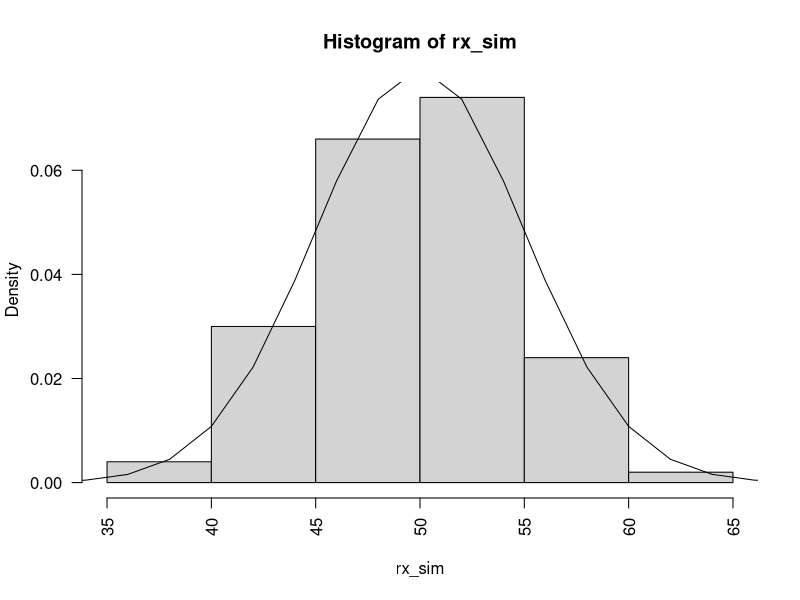
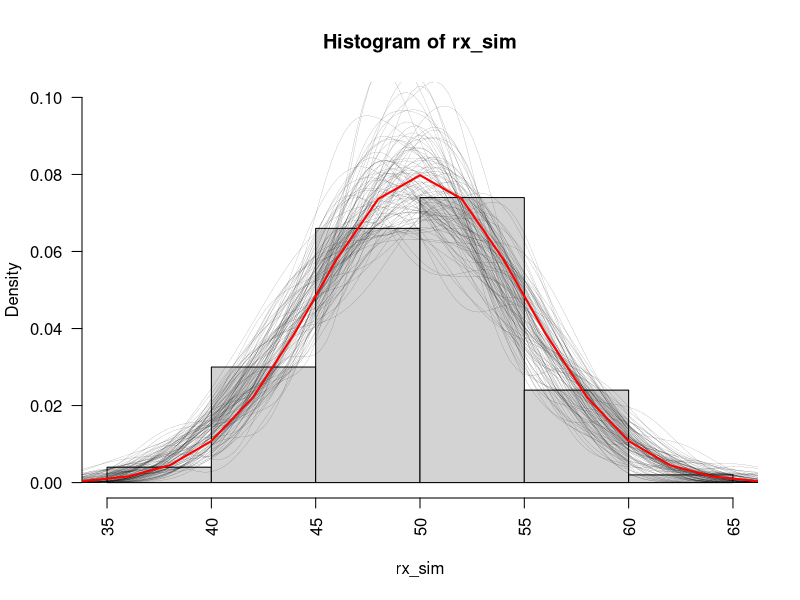

The R script that drew these images, in order:
## ---- chunk 1
#| label: fig-hist-rx
#| fig-cap: Gráfico de datos simulados.
#| warning: false
# asignar parámetros reales
mu_real <- 50
sd_real <- 5
# simular variable aleatoria normal con media mu_real y desviación estándar sd_real
rx_sim <- rnorm(100, mu_real, sd_real)
# graficar; par(las=2) solo modifica cómo se ven los ticks del gráfico
par(las=2)
# creamos un histograma, el argumento freq = FALSE indica que no cree frecuencia
# (es decir, conteo) sino densidad de probabilidad, que es freq/rango
hist(rx_sim, freq = FALSE)
# la función curve crea una curva continua basada en la función que coloquemos
# como primer argumento, dnorm en este caso; dejamos x sin especificar, pero 
# agregamos from y to para definir el rango del cómputo de la densidad en x;
# notar también que aunque no especificamos x, sí especificamos mean y sd
# finalmente, add=TRUE indica que sobreponga la curva al histograma; sin este
# argumento, no se sobrepondría y crearía un gráfico aparte 
curve(dnorm(x, mean = mu_real, sd = sd_real), from = 0, to = 200, add = TRUE)
## ---- chunk 2
dnorm(rx_sim[1], 10, 3)
## ---- chunk 3
# argumentos:
# theta: numeric de longitud 2, su primer valor es la media, el segundo la sd
# x: numeric con los datos de entrada
neg_log_lik_gaussian <- function(theta, x) {
  # creamos la función de verosimilitud; log=TRUE retorna la transformación
  # logarítmica, de otra forma tendríamos que obtener L, luego l <- log(L)
  l <- dnorm(x, theta[1], theta[2], log=TRUE)
  # dado que ya hicimos la transformación logarítmica, sumamos la log-prob
  # notar que multiplicamos por -1 (signo negativo por delante de sum())
  # esto nos va a retornar la log_likelihood negativa
  -sum(l)
}

# Ahora vamos a definir un vector de parámetros iniciales. La mayoría
# de los algoritmos de optimización necesitan parámetros iniciales para
# comenzar con la búsqueda de los mejores parámetros. 
# Al parámetro inicial de mu lo asignamos al primer valor de rx_sim;
# al parámetro inicial de sd como la media del rango intercuartílico.
# Esto podría funcionar o no; escoger parámetros iniciales es un arte
theta.start <- c(rx_sim[1], IQR(rx_sim)/2)
# Ahora usaremos el algoritmo de optimización no lineal, nlm.
# Se puede pedir ayuda con ?nlm.
# Los argumentos necesarios son una función, los parámetros iniciales,
# el vector x (que es un argumento de la función neg_log_lik_gaussian)
# y agrego el argumento interlim para aumentar la cantidad de iteraciones
# por defecto tiene 100, que pueden ser insuficientes
nlm(neg_log_lik_gaussian, theta.start, x=rx_sim, iterlim = 1e5)
## ---- chunk 4
estimadores <- nlm(neg_log_lik_gaussian, theta.start, x=rx_sim, iterlim = 1e5)
estimadores$estimate
## ---- chunk 5
# simulación de diferentes valores aleatorios
# primero graficamos el histograma original, pero añadimos altura en y
# para mejorar la simulación
hist(rx_sim, freq = FALSE, ylim = c(0, 0.1))

# guardamos los estimadores en un vector que llamaremos coefs
coefs <- estimadores$estimate
# simularemos 100 veces la variable aleatoria
nsims <- 100
# la cantidad de X en rx será de 100 también, como nuestro vector original, 
# es decir cada experimento aleatorio será de 100 valores
n <- length(rx_sim)
# usaremos un ciclo for para crear líneas 
for (i in 1:nsims) {
  # creamos una variable aleatoria temporal que se renueva en cada ciclo;
  # usaremos los coeficientes coefs obtenidos con nlm
  rx <- rnorm(n, mean = coefs[1], sd = coefs[2])
  # usaremos la función density() de R, que obtiene densidades
  # usando un algoritmo no paramétrico llamado kernel density estimate;
  # por el momento, lo importante es que permite obtener densidad de probabilidad
  # y la usaremos para crear líneas que sobrelapen al histograma antes creado
  # obtendremos la densidad entre 0 y 150
  den_rx <- density(rx, from = 0, to = 150)
  # la función lines permite añadir elementos al gráfico original, en este
  # caso, el creado con hist(). lwd es el grosor de la línea; haremos 
  # líneas muy delgadas
  lines(den_rx$x, den_rx$y, lwd = 0.1)
}
# repetir la curva original con los datos reales, pero en color rojo y gruesa
curve(
  dnorm(x, mean = mu_real, sd = sd_real),
  col = 'red',
  lwd = 2,
  from = 0, to = 200, add = TRUE)
## ---- chunk 6
# vector de datos aleatorios
x <- c(115, 122, 130, 127, 149, 160, 152, 138, 149, 180)
# coloca correctamente entre las comas los argumentos de la función para
# obtener los estimadores
# estimadores <- nlm(, , , iterlim = 1e5) # quita el primer '#'
